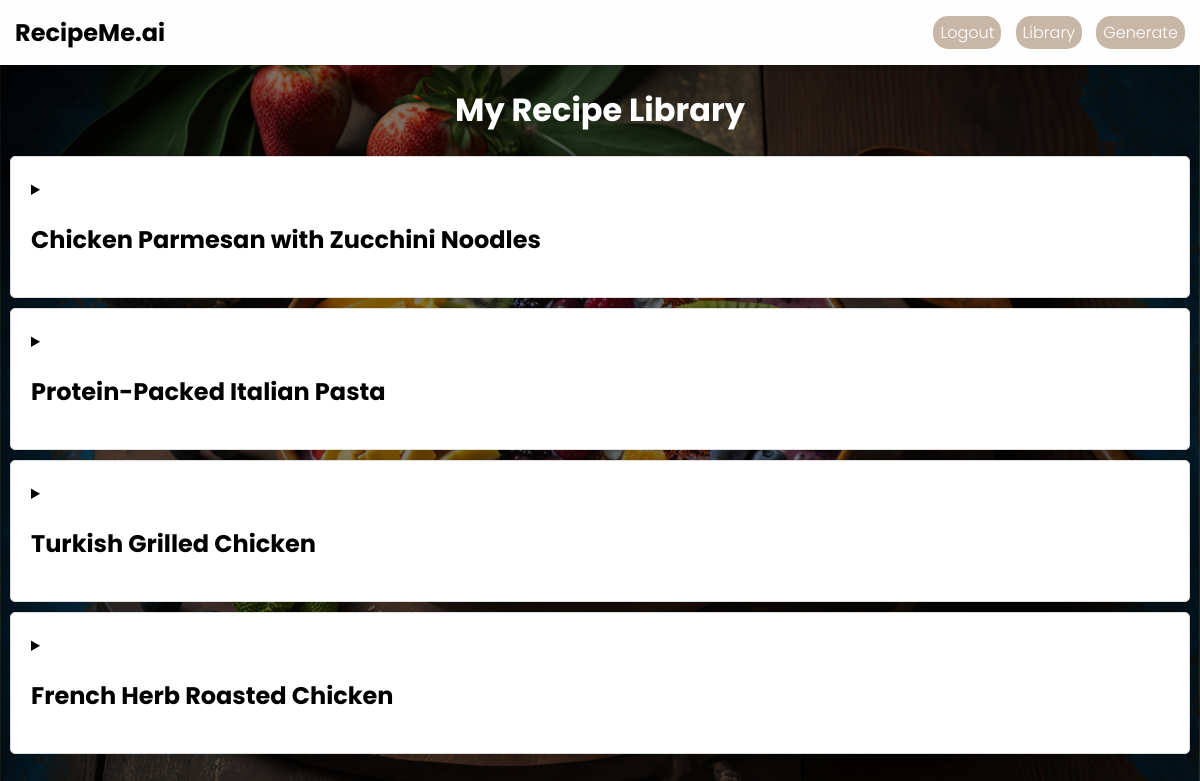
Page /library (signed in) on the earlier database version.
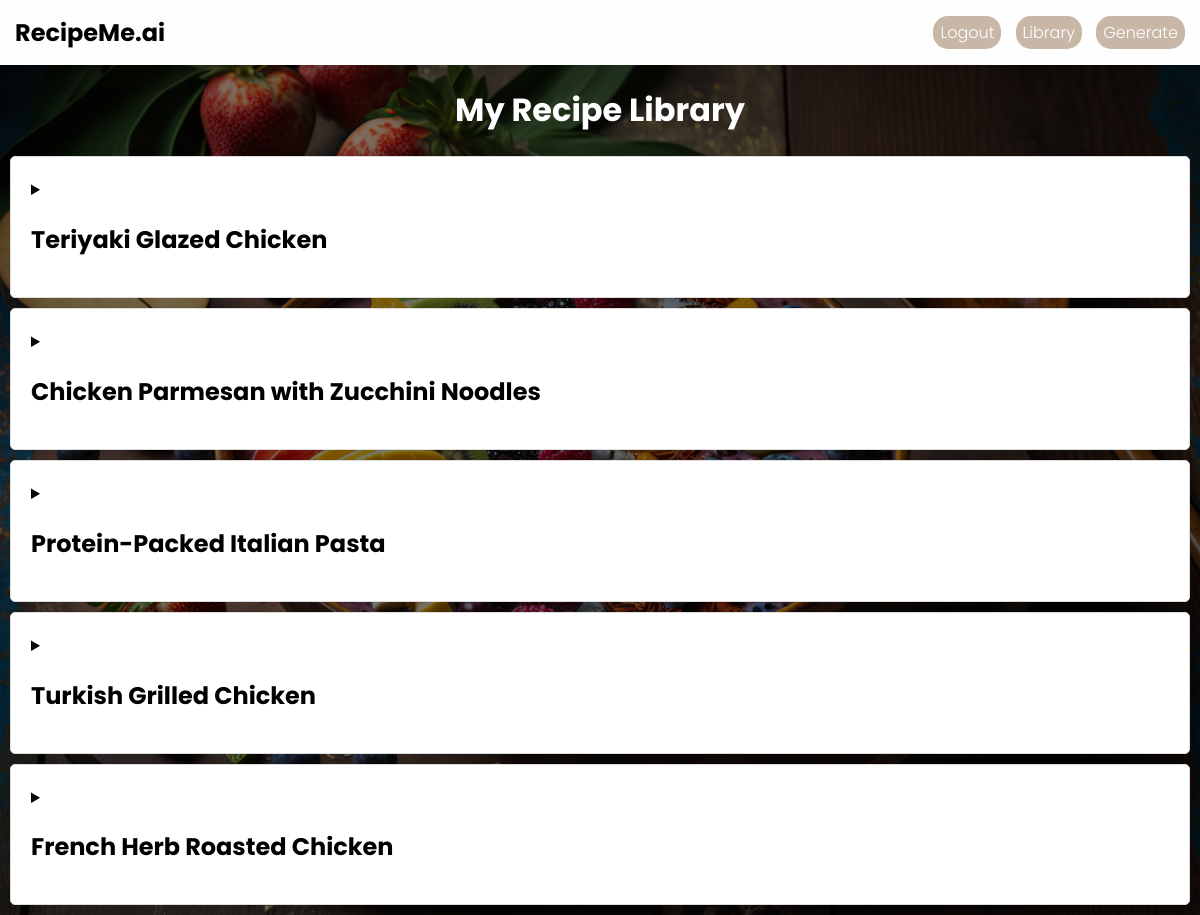
Same page on the later database version.
### recipeMe/models.py (models this page shows, shortened)
class Recipe(db.Model):
    id = db.Column(db.Integer, primary_key = True)
    name = db.Column(db.String(100), nullable = False)
    ingredients = db.Column(db.String(1000), nullable = False)
    directions = db.Column(db.String(1000), nullable = False)
    nutrition_facts = db.Column(db.String(1000), nullable = False)
    date_posted = db.Column(db.DateTime, nullable = False, default = datetime.utcnow)
    user_id = db.Column(db.Integer, db.ForeignKey('user.id'), nullable = False)
    image_url = db.Column(db.String(1000), nullable = False)

### recipeMe/routes.py (the view)
@app.route("/library")
@login_required
def library():
    recipes = Recipe.query.filter_by(user_id=current_user.id).all()  # get all recipes by the current user
    for recipe in recipes:
        recipe.ingredients = json.loads(recipe.ingredients)
        recipe.directions = json.loads(recipe.directions)
    return render_template('library.html', recipes=recipes)  # render the library page with the recipes

### recipeMe/models.py (called while the page is built)
@login_manager.user_loader
def load_user(user_id):
    return User.query.get(int(user_id))

### recipeMe/templates/library.html (shortened to what this page needs)
<!DOCTYPE html>
<html lang="en">
  <head>
    <link
      rel="stylesheet"
      href="{{ url_for('static', filename='library.css') }}"
    />
    <link
      rel="stylesheet"
      href="{{ url_for('static', filename='header.css') }}"
    />
  </head>
  <body>
    <header class="header">
      <a class="logo" href="{{ url_for('home')}}">RecipeMe.ai</a>
      <nav class="nav-links">
        {% if current_user.is_authenticated %}
        <a href="{{ url_for('logout')}}">Logout</a>
        <a href="{{ url_for('library')}}">Library</a>
        <a href="{{ url_for('getFormData')}}">Generate</a>
        {% else %}
        <a href="{{ url_for('login')}}">Login</a>
        <a href="{{ url_for('register')}}">Sign Up</a>
        {% endif %}
      </nav>
    </header>
    <h1>My Recipe Library</h1>
    <div class="container">
      {% for recipe in recipes|reverse %}
      <div class="recipe">
        <details>
          <summary><h2>{{ recipe.name }}</h2></summary>
        </details>
      </div>
      {% endfor %}
    </div>
  </body>
</html>

### recipeMe/static/library.css (style rules this page uses)
body { background: linear-gradient(rgba(0, 0, 0, 0.5), rgba(0, 0, 0, 0.5)), url("../static/images/acai.jpeg") center/cover no-repeat fixed; margin: 0; font-family: Arial, sans-serif; background-color: #e4e4e4; }
.container { display: block; flex-wrap: wrap; justify-content: space-around; margin: 0 auto; max-width: 1200px; padding: 0; }
h1 { color: white; display: flex; align-items: center; justify-content: space-around; }
.recipe { background-color: white; flex: 0 0 calc(33.3333% - 20px); margin: 10px; padding: 20px; border: 1px solid #ddd; border-radius: 5px; box-shadow: 0 0 10px rgba(0, 0, 0, 0.1); }
.recipe h2 { font-size: 1.5em; margin-bottom: 20px; }

### recipeMe/static/header.css (style rules this page uses)
body { margin: 0; font-family: "Poppins", sans-serif; padding: 0; margin: 0; outline: 0; }
.header { display: flex; justify-content: space-between; align-items: center; padding: 15px; background-color: #fefefe; box-shadow: 0 2px 4px 0 rgba(0, 0, 0, 0.1); }
.header .logo { margin-top: 0; color: #000000; align-self: center; justify-self: center; text-decoration: none; font-size: 24px; font-weight: bold; }
.header .nav-links a { padding-top: 5px; padding-bottom: 5px; padding-left: 7px; padding-right: 7px; border-radius: 15px; background-color: #C8B6A6; font-family: "Poppins", sans-serif; font-weight: 300; margin-left: 10px; text-decoration: none; color: white; }

Differences in the rows shown:
added Recipe: name "Teriyaki Glazed Chicken"
